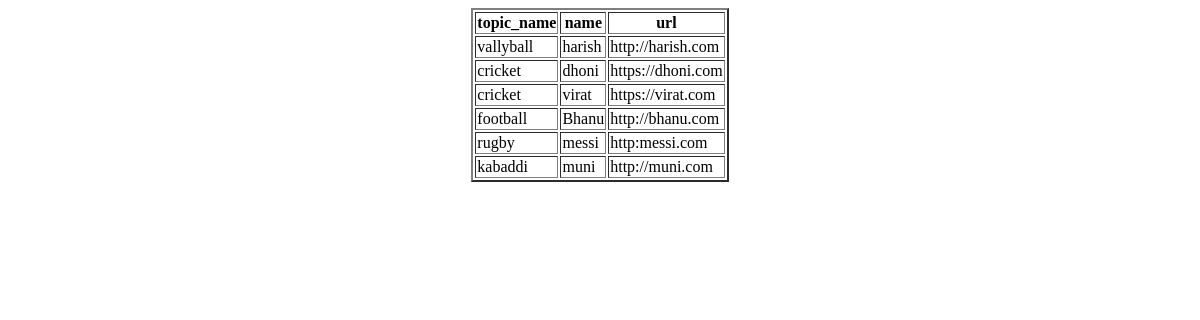
The page /display_webpages/ on the database as committed earlier.
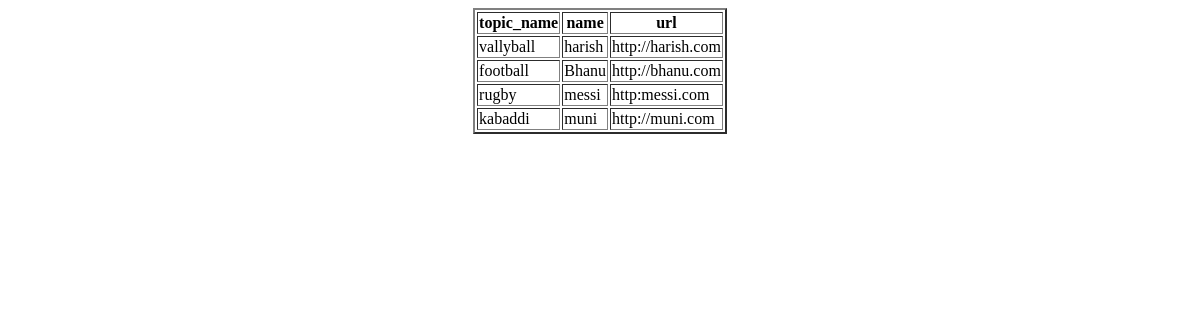
The same page on the database as committed later.
### app/models.py (models this page shows, shortened)
class Webpage(models.Model):
    topic_name=models.ForeignKey(Topic,on_delete=models.CASCADE)
    name=models.CharField(max_length=100,primary_key=True)
    url=models.CharField(max_length=100)

class Topic(models.Model):
    topic_name=models.CharField(max_length=100,primary_key=True)
    def __str__(self):
        return self.topic_name

### app/views.py (the view)
# urls.py: path('display_webpages/',display_webpages,name='display_webpages'),
def display_webpages(request):
    LWO=Webpage.objects.all()
    LWO=Webpage.objects.filter(topic_name='cricket')
    LWO=Webpage.objects.exclude(topic_name='cricket')
    LWO=Webpage.objects.all().order_by('name')
    LWO=Webpage.objects.all().order_by('-name')
    LWO=Webpage.objects.all()[2::]
    LWO=Webpage.objects.all().order_by(Length('name'))
    LWO=Webpage.objects.all().order_by(Length('name').desc())
    d={'LWO':LWO}
    return render(request,'display_webpages.html',d)

### templates/display_webpages.html (shortened to what this page needs)
<!DOCTYPE html>
<html lang="en">
<head>
</head>
<body>
    <center>
        <table border="2px">
            <tr>
                <th>topic_name</th>
                <th>name</th>
                <th>url</th>
            </tr>
        {% for wo in LWO %}
            <tr>
                <td>{{wo.topic_name}}</td>
                <td>{{wo.name}}</td>
                <td>{{wo.url}}</td>
            </tr>
        {% endfor %}
        </table>
    </center>
</body>
</html>

Rows that differ between the two databases and show on the page:
removed Webpage: topic_name "cricket", name "dhoni", url "https://dhoni.com"
removed Webpage: topic_name "cricket", name "virat", url "https://virat.com"
